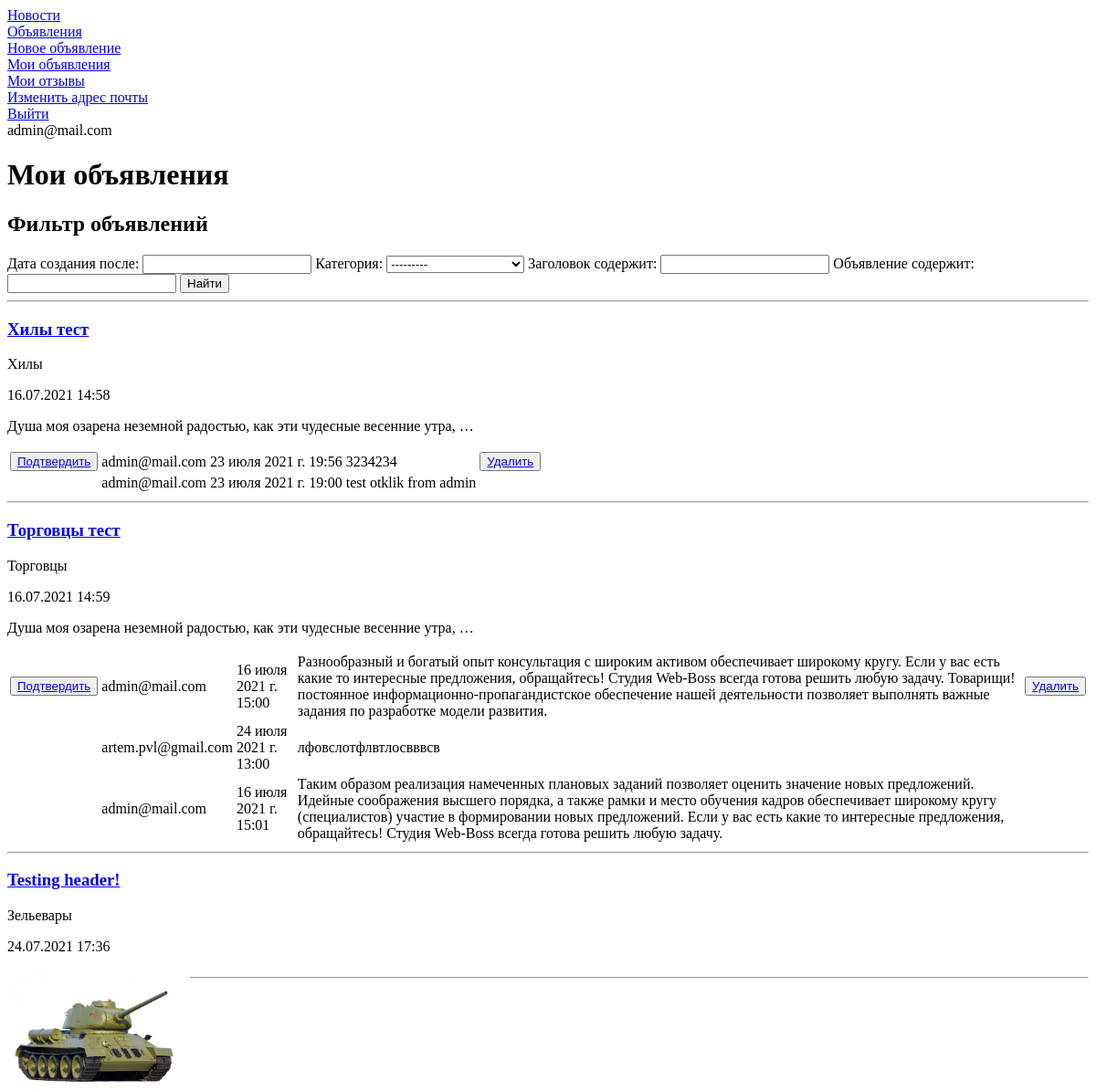
/board/ad/filtered (signed in), run on an earlier commit of the app's database.
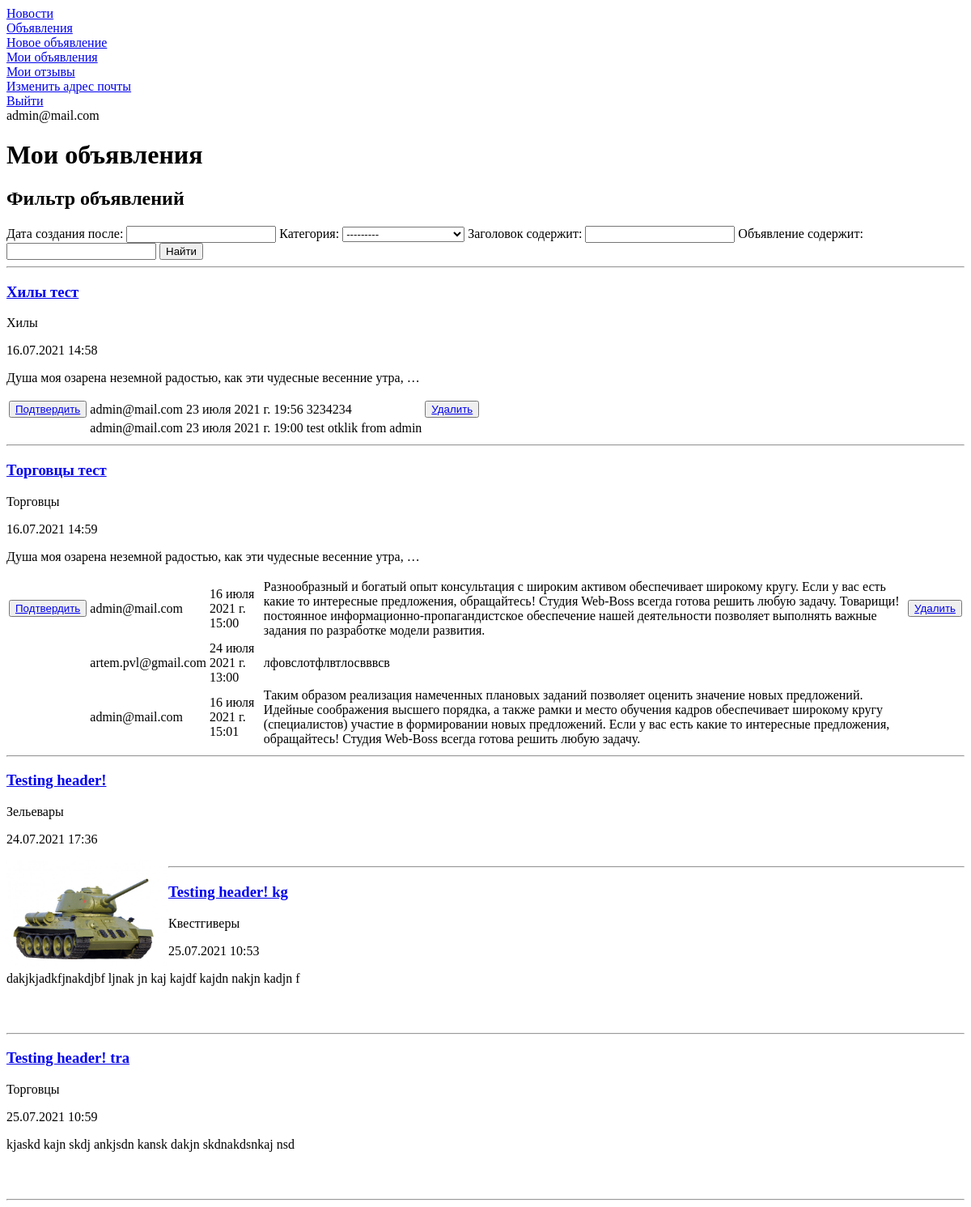
And on a later commit of the database.
### board/models.py (models this page shows, shortened)
class Ad(models.Model):
    user_id = models.ForeignKey(auth.get_user_model(),
                                on_delete=models.CASCADE)
    category_id = models.ForeignKey(Category, on_delete=models.CASCADE)
    header = models.CharField(max_length=255)
    ad = RichTextUploadingField(default='')
    creation_time = models.DateTimeField(auto_now_add=True)

class Category(models.Model):
    name = models.CharField(max_length=255, unique=True)
    def __str__(self):
        return self.name

class Reply(models.Model):
    user_id = models.ForeignKey(auth.get_user_model(),
                                on_delete=models.CASCADE)
    ad_id = models.ForeignKey(Ad, on_delete=models.CASCADE)
    reply = models.TextField(default='')
    creation_time = models.DateTimeField(auto_now_add=True)
    is_approved = models.BooleanField(default=False)

### board/views.py (the view)
# urls.py: path('ad/filtered', AdFiltered.as_view(), name='ad_filtered_view'),
class AdFiltered(LoginRequiredMixin, ListView):
    model = Ad
    template_name = 'ad_filtered.html'
    context_object_name = 'ad_filtered'
    ordering = ['-creation_time']
    def get_context_data(self, **kwargs):
        context = super().get_context_data(**kwargs)
        context['filter'] = AdFilter(
            self.request.GET,
            queryset=Ad.objects.filter(user_id=self.request.user)
        )
        context['reply_list'] = Reply.objects.filter(
            ad_id__in=Ad.objects.filter(user_id=self.request.user)
        ).order_by('is_approved', '-creation_time')
        return context

### board/models.py (called while the page is built)
def return_user_email(user):
    return user.email

### templates/ad_filtered.html (shortened to what this page needs)
{% extends 'flatpages/default.html' %}
{% block body %}
    <h1>Мои объявления</h1>
    <h2>Фильтр объявлений</h2>
    <form method="GET">
        {{ filter.form }}
        <input type="submit" value="Найти">
    </form>
    <hr>
    {% if filter.qs %}
        {% for ad in filter.qs %}
            <h3>
                <a href="{% url 'ad_detail_view' ad.id %}">{{ ad.header|truncatechars:50 }}</a>
            </h3>
            <p>
                {{ ad.category_id }}
            </p>
            <p>
                {{ ad.creation_time|date:'d.m.Y G:i' }}
            </p>
            <p>
                {{ ad.ad|safe|truncatewords:10 }}
            </p>
            {% if reply_list %}
                <table>
                {% for reply in reply_list %}
                    {% if reply.ad_id.id == ad.id %}
                        <tr>
                            <td>
                                {% if not reply.is_approved %}
                                    <div>
                                        <button><a href="{% url 'reply_approve_view' reply.id %}">Подтвердить</a></button>
                                    </div>
                                {% endif %}
                            </td>
                            <td>
                                {{ reply.user_id.email }}
                            </td>
                            <td>
                                {{ reply.creation_time }}
                            </td>
                            <td>
                                {{ reply.reply }}
                            </td>
                            <td>
                                {% if not reply.is_approved %}
                                    <div>
                                        <button><a href="{% url 'reply_delete_view' reply.id %}">Удалить</a></button>
                                    </div>
                                {% endif %}
                            </td>
                        </tr>
                    {% endif %}
                {% endfor %}
                </table>
            {% endif %}
            <hr>
        {% endfor %}
    {% else %}
        <h2>Нет объявлений!</h2>
    {% endif %}
{% endblock body %}

What changed in the data, as far as the page shows it:
added Ad: header "Testing header! kg", category_id "Квестгиверы", creation_time "25.07.2021 10:53", ad "dakjkjadkfjnakdjbf ljnak jn kaj kajdf kajdn nakjn kadjn f"
added Ad: header "Testing header! tra", category_id "Торговцы", creation_time "25.07.2021 10:59", ad "kjaskd kajn skdj ankjsdn kansk dakjn skdnakdsnkaj nsd"
